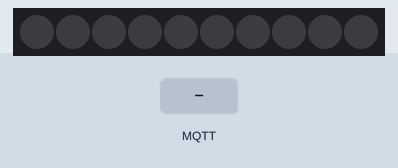
Simulated run of this sketch. Board: ESP32. Shown: 10 RGB LEDs in strip order, left to right. The inputs (shaded band) are chosen by the test bench. WiFi joins after 1.5 s; servers stay silent unless stated; no MQTT or app messages arrive unless stated; what the sketch prints to the serial monitor is not drawn.

Above: at 2.7 s.
2.8 s: MQTT message "." arrives on the first subscribed topic
At 3.0 s:
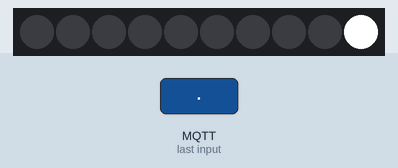
5.0 s: MQTT message "on" arrives on the first subscribed topic
At 7.8 s:
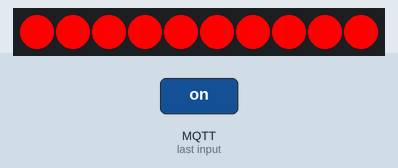
8.0 s: MQTT message "0" arrives on the first subscribed topic
At 8.2 s:
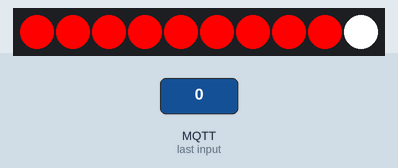
Timing chart, 0 to 11.0 s (numbered marks = the images above; inputs shaded):
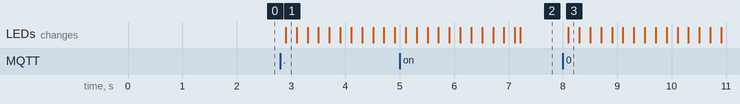

Measured:
- after the input at 2.8 s, the LEDs: change after 0.10 s (image 1)
- after the input at 5.0 s, the LEDs: first differ from a run without the input after 2.2 s (image 2)
- after the input at 8.0 s, the LEDs: change after 0.10 s (image 3)

The sketch:

ESP_sketch.ino.ino
```cpp
#include <WiFi.h>
#include <PubSubClient.h>
#include <Wire.h>
#include <FastLED.h>


// WiFi
const char* ssid = "FTTH_GX3486"; //replace with your wifi id
const char* password = "ujkakcarjAs3"; //replace with your wifi password

WiFiClient espClient;
PubSubClient client(espClient);

// MQTT
const char* mqttServer = "public.cloud.shiftr.io";
const int mqttPort = 1883;
const char* mqttUser = "public";
const char* mqttPassword = "public";
const char* mqttTopic = "esp32/Wind_Speed";

// NeoPixel
#define LED_PIN 17
#define NUM_LEDS 10

CRGB leds[NUM_LEDS];


// Function to parse wind speed from MQTT message
float parseWindSpeed(String msg) {
  msg.trim(); // Remove any leading/trailing whitespace
  if (msg.length() == 0) return -1.0; // Empty message

  // Check if the message is a valid number (integer or float)
  bool isValid = true;
  bool hasDecimal = false;
  for (size_t i = 0; i < msg.length(); i++) {
    char c = msg.charAt(i);
    if (c == '.') {
      if (hasDecimal) {
        isValid = false; // More than one decimal point
        break;
      }
      hasDecimal = true;
    } else if (!isDigit(c)) {
      isValid = false; // Non-digit character
      break;
    }
  }

  if (!isValid) {
    return -1.0;
  }
  return msg.toFloat();
}

//Setup wifi function
void setup_wifi() {
  if (WiFi.status() == WL_CONNECTED) return; // Already connected


  Serial.print("Connecting to WiFi...");
  WiFi.disconnect();
  WiFi.begin(ssid, password);

  unsigned long startAttemptTime = millis();
  while (WiFi.status() != WL_CONNECTED && millis() - startAttemptTime < 10000) {
    delay(500);
    Serial.print(".");
  }

  if (WiFi.status() == WL_CONNECTED) {
    Serial.println("\nWiFi reconnected!");
  } else {
    Serial.println("\nWiFi reconnect failed!");
  }
}


//Reconnect to MQTT broker
void reconnect() {
  while (!client.connected()) {
    Serial.print("Attempting MQTT connection...");
    if (client.connect("ESP32Client", mqttUser, mqttPassword)) {
      Serial.println("connected");
      client.subscribe(mqttTopic);
    } else {
      Serial.print("failed, rc=");
      Serial.print(client.state());
      Serial.println(" retrying in 5 seconds...");
      delay(5000);
    }
  }
}

//callback function for MQTT messages
void callback(char* topic, byte* payload, unsigned int length) {
  String msg = "";
  for (int i = 0; i < length; i++) {
    msg += (char)payload[i];
  }
  //parse windspeed to float
  float windSpeed = parseWindSpeed(msg);

  Serial.print("Message arrived [");
  Serial.print(topic);
  Serial.print("] ");
  Serial.println(msg);


  if (windSpeed == -1.0) {
    Serial.println("Failed to parse wind speed");
    for (int i = 0; i < NUM_LEDS; i++) {
      leds[i] = CRGB::Red;
    }
    FastLED.show();
    return;
  }
  //shows wind speed by moving a white light across the strip with delay based on the speed
  else {
    int delayTime = map(windSpeed, 0, 30, 100, 10); // Map wind speed to delay time (0-30 m/s to 100-10 ms)
    for (int i = 0; i < 4; i++) {
      for (int j = NUM_LEDS; j > -1; j--) {
        leds[j] = CRGB::White;
        FastLED.show();
        delay(delayTime);
        leds[j] = CRGB::Black;
    }
  }
  }
}


void setup() {
  Serial.begin(115200);

  // Initialize NeoPixel
  FastLED.addLeds<WS2812B, LED_PIN, GRB>(leds, NUM_LEDS);
  leds[0] = CRGB::Black;
  FastLED.show();

  setup_wifi();
  client.setServer(mqttServer, mqttPort);
  client.setCallback(callback);
}

void loop() {

  if (WiFi.status() != WL_CONNECTED) {
    setup_wifi();
  }

  if (!client.connected()) {
    reconnect();
  }

client.loop();

}
```
